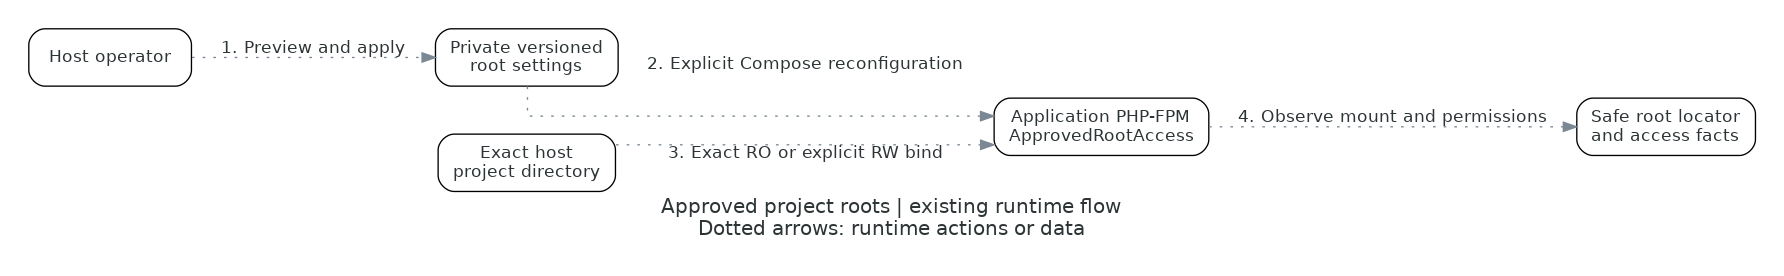

Recreate this plot in Python.
"""Render the exact approved-root installation and application observation flow."""
from pathlib import Path

from diagrams import Diagram, Edge, Node

with Diagram(
    'Approved project roots | existing runtime flow\nDotted arrows: runtime actions or data',
    filename=str(Path(__file__).with_suffix('')),
    show=False,
    direction='LR',
    graph_attr={'fontname': 'DejaVu Sans', 'pad': '0.3', 'nodesep': '0.5', 'ranksep': '0.6'},
    node_attr={'fontname': 'DejaVu Sans', 'shape': 'box', 'fixedsize': 'false', 'labelloc': 'c',
               'width': '1.7', 'height': '0.6', 'margin': '0.15,0.1'},
    edge_attr={'fontname': 'DejaVu Sans', 'style': 'dotted'},
):
    operator = Node('Host operator', nodeid='operator')
    settings = Node('Private versioned\nroot settings', nodeid='settings')
    directory = Node('Exact host\nproject directory', nodeid='directory')
    fpm = Node('Application PHP-FPM\nApprovedRootAccess', nodeid='fpm')
    view = Node('Safe root locator\nand access facts', nodeid='view')
    operator >> Edge(label='1. Preview and apply') >> settings
    settings >> Edge(label='2. Explicit Compose reconfiguration') >> fpm
    directory >> Edge(label='3. Exact RO or explicit RW bind') >> fpm
    fpm >> Edge(label='4. Observe mount and permissions') >> view
